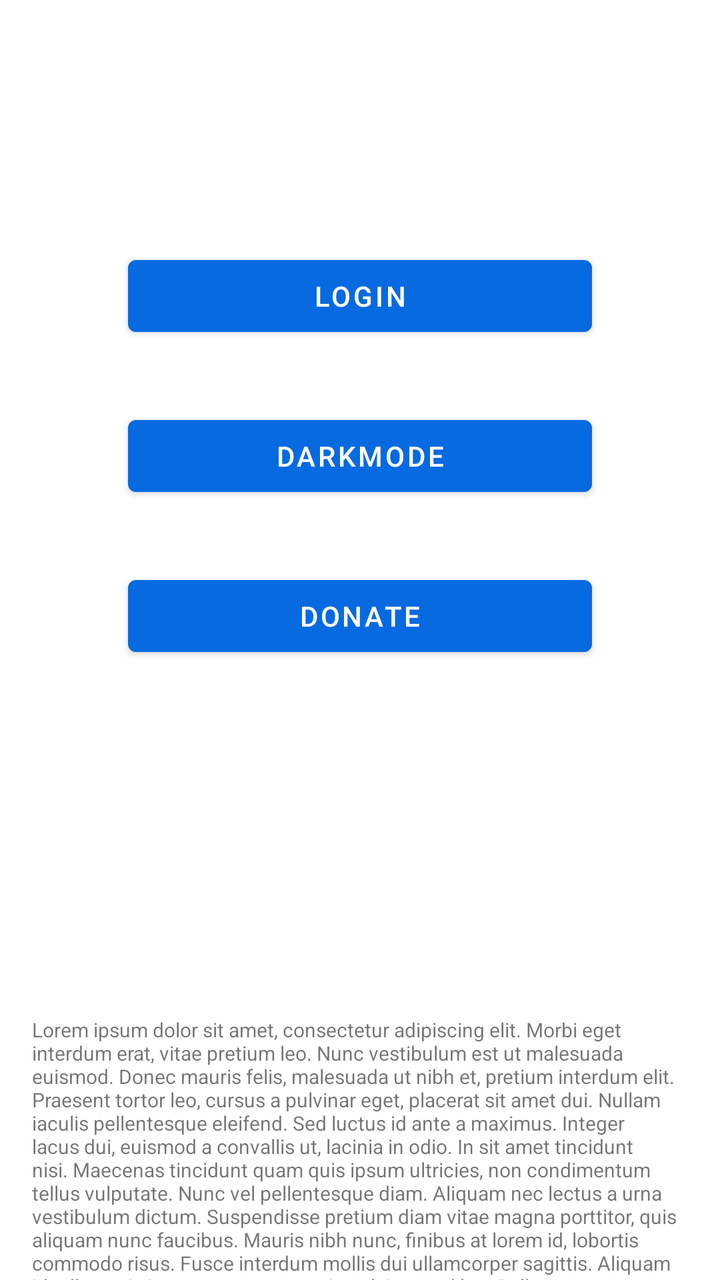
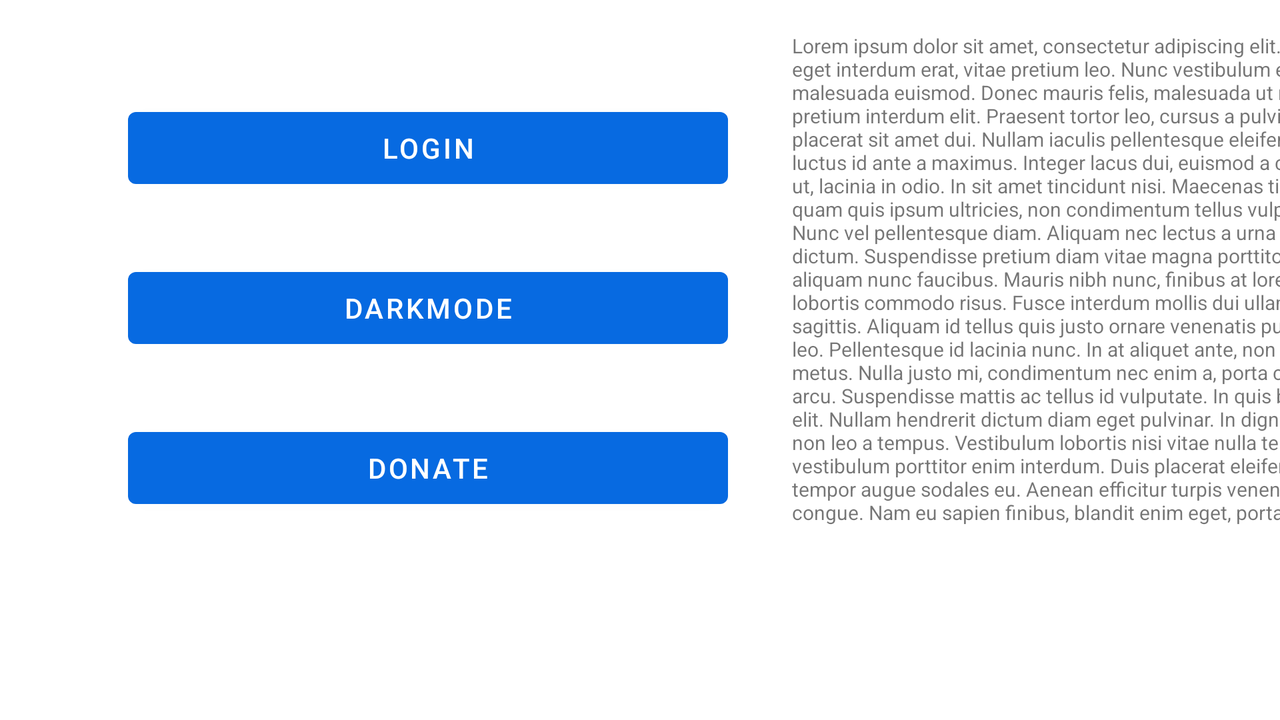

Compare how this app lays out the same screen by default and in its alternative resource folder. The renders come first, then the two layout files and the values they reference.
<!-- AndroidManifest.xml: application theme Theme.Stockify -->
<!-- res/layout/fragment_third.xml -->
<?xml version="1.0" encoding="utf-8"?>
<androidx.constraintlayout.widget.ConstraintLayout xmlns:android="http://schemas.android.com/apk/res/android"
    xmlns:app="http://schemas.android.com/apk/res-auto"
    xmlns:tools="http://schemas.android.com/tools"
    android:layout_width="match_parent"
    android:layout_height="match_parent"
    tools:context=".thirdFragment">

    <Button
        android:id="@+id/donate_btn"
        android:layout_width="match_parent"
        android:layout_height="wrap_content"
        android:layout_marginStart="64dp"
        android:layout_marginTop="32dp"
        android:layout_marginEnd="64dp"
        android:text="@string/donate_btn"
        app:layout_constraintEnd_toEndOf="parent"
        app:layout_constraintHorizontal_bias="0.0"
        app:layout_constraintStart_toStartOf="parent"
        app:layout_constraintTop_toBottomOf="@+id/dark_lightmode_btn" />

    <Button
        android:id="@+id/dark_lightmode_btn"
        android:layout_width="match_parent"
        android:layout_height="wrap_content"
        android:layout_marginStart="64dp"
        android:layout_marginTop="32dp"
        android:layout_marginEnd="64dp"
        android:text="Darkmode"
        app:layout_constraintEnd_toEndOf="parent"
        app:layout_constraintHorizontal_bias="0.0"
        app:layout_constraintStart_toStartOf="parent"
        app:layout_constraintTop_toBottomOf="@+id/login_out_btn" />

    <Button
        android:id="@+id/login_out_btn"
        android:layout_width="match_parent"
        android:layout_height="wrap_content"
        android:layout_marginStart="64dp"
        android:layout_marginTop="124dp"
        android:layout_marginEnd="64dp"
        android:text="Login"
        app:layout_constraintEnd_toEndOf="parent"
        app:layout_constraintStart_toStartOf="parent"
        app:layout_constraintTop_toTopOf="parent" />

    <TextView
        android:id="@+id/Boilerplate_legalstuff"
        android:layout_width="match_parent"
        android:layout_height="wrap_content"
        android:layout_marginStart="16dp"
        android:layout_marginTop="176dp"
        android:layout_marginEnd="16dp"
        android:ems="10"
        android:gravity="start|top"
        android:inputType="textMultiLine"
        android:text="@string/legalStuff"
        android:textSize="10sp"
        app:layout_constraintEnd_toEndOf="parent"
        app:layout_constraintHorizontal_bias="0.0"
        app:layout_constraintStart_toStartOf="parent"
        app:layout_constraintTop_toBottomOf="@+id/donate_btn"
        />
</androidx.constraintlayout.widget.ConstraintLayout>
<!-- resources referenced by this layout -->
<resources>
  <string name="donate_btn">Donate</string>
  <string name="legalStuff">Lorem ipsum dolor sit amet, consectetur adipiscing elit. Morbi eget interdum erat, vitae pretium leo. Nunc vestibulum est ut malesuada euismod. Donec mauris felis, malesuada ut nibh et, pretium interdum elit. Praesent tortor leo, cursus a pulvinar eget, placerat sit amet dui. Nullam iaculis pellentesque eleifend. Sed luctus id ante a maximus. Integer lacus dui, euismod a convallis ut, lacinia in odio. In sit amet tincidunt nisi. Maecenas tincidunt quam quis ipsum ultricies, non condimentum tellus vulputate. Nunc vel pellentesque diam. Aliquam nec lectus a urna vestibulum dictum. Suspendisse pretium diam vitae magna porttitor, quis aliquam nunc faucibus. Mauris nibh nunc, finibus at lorem id, lobortis commodo risus. Fusce interdum mollis dui ullamcorper sagittis. Aliquam id tellus quis justo ornare venenatis pulvinar sed leo.  Pellentesque id lacinia nunc. In at aliquet ante, non pretium metus. Nulla justo mi, condimentum nec enim a, porta cursus arcu. Suspendisse mattis ac tellus id vulputate. In quis blandit elit. Nullam hendrerit dictum diam eget pulvinar. In dignissim non leo a tempus. Vestibulum lobortis nisi vitae nulla tempor, vestibulum porttitor enim interdum. Duis placerat eleifend dui, at tempor augue sodales eu. Aenean efficitur turpis venenatis auctor congue. Nam eu sapien finibus, blandit enim eget, porta diam.</string>
  <style name="Theme.Stockify" parent="Theme.MaterialComponents.DayNight.DarkActionBar">
          
          <item name="colorPrimary">@color/logoBlue</item>
          <item name="colorPrimaryVariant">@color/purple_700</item>
          <item name="colorOnPrimary">@color/white</item>
          
          <item name="colorSecondary">@color/teal_200</item>
          <item name="colorSecondaryVariant">@color/teal_700</item>
          <item name="colorOnSecondary">@color/black</item>
          
          <item name="android:statusBarColor">?attr/colorPrimaryVariant</item>
          
      </style>
  <color name="logoBlue">#076ae1</color>
  <color name="purple_700">#FF3700B3</color>
  <color name="white">#FFFFFFFF</color>
  <color name="teal_200">#FF03DAC5</color>
  <color name="teal_700">#FF018786</color>
  <color name="black">#FF000000</color>
</resources>
<!-- res/layout-land/fragment_third.xml (the repository's variant of the layout above) -->
<!-- drawn on the phone turned sideways -->
<?xml version="1.0" encoding="utf-8"?>
<androidx.constraintlayout.widget.ConstraintLayout xmlns:android="http://schemas.android.com/apk/res/android"
    xmlns:app="http://schemas.android.com/apk/res-auto"
    xmlns:tools="http://schemas.android.com/tools"
    android:layout_width="match_parent"
    android:layout_height="match_parent"
    tools:context=".thirdFragment">

    <Button
        android:id="@+id/donate_btn"
        android:layout_width="300dp"
        android:layout_height="wrap_content"
        android:layout_marginStart="64dp"
        android:layout_marginTop="32dp"
        android:text="@string/donate_btn"
        app:layout_constraintStart_toStartOf="parent"
        app:layout_constraintTop_toBottomOf="@+id/dark_lightmode_btn" />

    <Button
        android:id="@+id/dark_lightmode_btn"
        android:layout_width="300dp"
        android:layout_height="wrap_content"
        android:layout_marginStart="64dp"
        android:layout_marginTop="32dp"
        android:text="Darkmode"
        app:layout_constraintStart_toStartOf="parent"
        app:layout_constraintTop_toBottomOf="@+id/login_out_btn" />

    <Button
        android:id="@+id/login_out_btn"
        android:layout_width="300dp"
        android:layout_height="wrap_content"
        android:layout_marginStart="64dp"
        android:layout_marginTop="50dp"
        android:text="Login"
        app:layout_constraintStart_toStartOf="parent"
        app:layout_constraintTop_toTopOf="parent" />

    <TextView
        android:id="@+id/Boilerplate_legalstuff"
        android:layout_width="295dp"
        android:layout_height="match_parent"
        android:layout_marginStart="32dp"
        android:layout_marginTop="16dp"
        android:layout_marginBottom="16dp"
        android:ems="10"
        android:gravity="start|top"
        android:inputType="textMultiLine"
        android:text="@string/legalStuff"
        android:textSize="10sp"
        app:layout_constraintBottom_toBottomOf="parent"
        app:layout_constraintStart_toEndOf="@+id/dark_lightmode_btn"
        app:layout_constraintTop_toTopOf="parent"/>

</androidx.constraintlayout.widget.ConstraintLayout>
